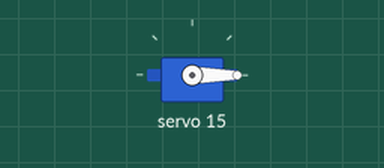
Recording of a sketch running on a simulated Arduino Uno, built with avr-gcc and run on an emulated ATmega328P. Parts: servo.

Above: at 0.05 s.
Timing chart, 0 to 6.9 s (numbered marks = the images above):
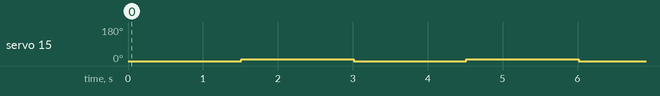

Measured:
- by itself, servo 15: alternates 9° for 1.5 s and 0° for 1.5 s

The sketch:

calibration.ino
```cpp
#include <Wire.h>
#include <Adafruit_PWMServoDriver.h>

Adafruit_PWMServoDriver pwm = Adafruit_PWMServoDriver();

uint8_t servo_num = 15;

int min = 150;
int max = 640;

int iterations = 10;

void setup() {
  Serial.begin(9600);

  pwm.begin();

  pwm.setPWMFreq(60);  // Analog servos run at ~60 Hz updates

  delay(10);
}

void moveToAngle(int angle) {
  if(angle > 180) {
    return;
  }

  int pulse = map(angle, 0, 180, min, max);
  int pulse_width = int(float(pulse) / 1000000 * 60 * 4096);
  pwm.setPWM(servo_num, 0, pulse_width);

  delay(1000);
}

void setMin() {
  pwm.setPWM(servo_num, 0, min);
}

void setMax() {
  pwm.setPWM(servo_num, 0, max);
}

void findMin() {
  for(int i = 0; i < iterations; i++) {
    min = min - 10;
    Serial.println("MIN VALUE: " + String(min));

    setMin();
    delay(7000);
  }
}

void findMax() {
  for(int i = 0; i < iterations; i++) {
    max = max + 10;
    Serial.println("MAX VALUE: " + String(max));

    setMax();
    delay(7000);
  }
}

void minToMax() {
  pwm.setPWM(servo_num, 0, min);
  delay(1000);

  pwm.setPWM(servo_num, 0, max);
  delay(1000);
}


void loop() {
//  setMin();
//  setMax();
//  findMin();
//  findMax();

//  minToMax();
  moveToAngle(0);
  delay(500);
  moveToAngle(180);
  delay(500);
}
```
